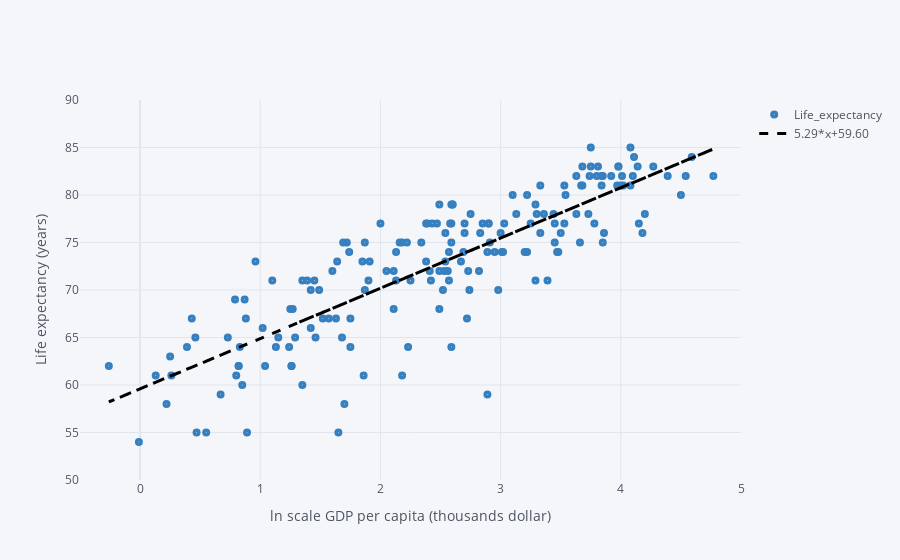

Notebook source saved alongside this figure:
### Markdown cell above
<div class="alert alert-block alert-info">
    <b>Figure 8.5a shows the same regression with the natural log of GDP per capita as the x variable. In contrast with the 
regression without taking logs, the scatterplot with log GDP per capita suggests a remarkably linear pattern.
For most of the range of log GDP per capita, the linear fit appears to be a good approximation
of the conditional expectation.</b>
    </div>

### Code cell
df.iplot(x='log_gdp',
         y='Life_expectancy',
         text='Country Name',
         bestfit=True,
         bestfit_colors=['black'],
         mode='markers',
         xTitle='ln scale GDP per capita (thousands dollar)',
         yTitle='Life expectancy (years)',
         colors = 'blue',
        xrange=[-0.5, 5],
        yrange=[ 50, 90],
         dash='solid',
         interpolation='linear',
         symbol='circle-dot',
         size=8)

### Figure 1 — Plotly figure (JSON) as saved in the notebook; plotly's stock layout.template omitted (floating-point values rounded to 4 significant figures; data arrays with more than 128 entries replaced by an {"elided": "..."} marker saying what was removed)
{"data": [{"line": {"color": "rgba(55, 128, 191, 1.0)", "dash": "solid", "shape": "linear", "width": 1.3}, "marker": {"size": 8, "symbol": "circle-dot"}, "mode": "markers", "name": "Life_expectancy", "text": {"elided": "181 str values"}, "type": "scatter", "x": {"elided": "181 float values"}, "y": {"elided": "181 int values"}}, {"line": {"color": "rgba(0, 0, 0, 1.0)", "dash": "dash", "shape": "linear", "width": 3}, "mode": "lines", "name": "5.29*x+59.60", "type": "scatter", "x": {"elided": "181 float values"}, "y": {"elided": "181 float values"}}], "layout": {"legend": {"bgcolor": "#F5F6F9", "font": {"color": "#4D5663"}}, "paper_bgcolor": "#F5F6F9", "plot_bgcolor": "#F5F6F9", "title": {"font": {"color": "#4D5663"}}, "xaxis": {"gridcolor": "#E1E5ED", "range": [-0.5, 5], "showgrid": true, "tickfont": {"color": "#4D5663"}, "title": {"font": {"color": "#4D5663"}, "text": "ln scale GDP per capita (thousands dollar)"}, "zerolinecolor": "#E1E5ED"}, "yaxis": {"gridcolor": "#E1E5ED", "range": [50, 90], "showgrid": true, "tickfont": {"color": "#4D5663"}, "title": {"font": {"color": "#4D5663"}, "text": "Life expectancy (years)"}, "zerolinecolor": "#E1E5ED"}}}
